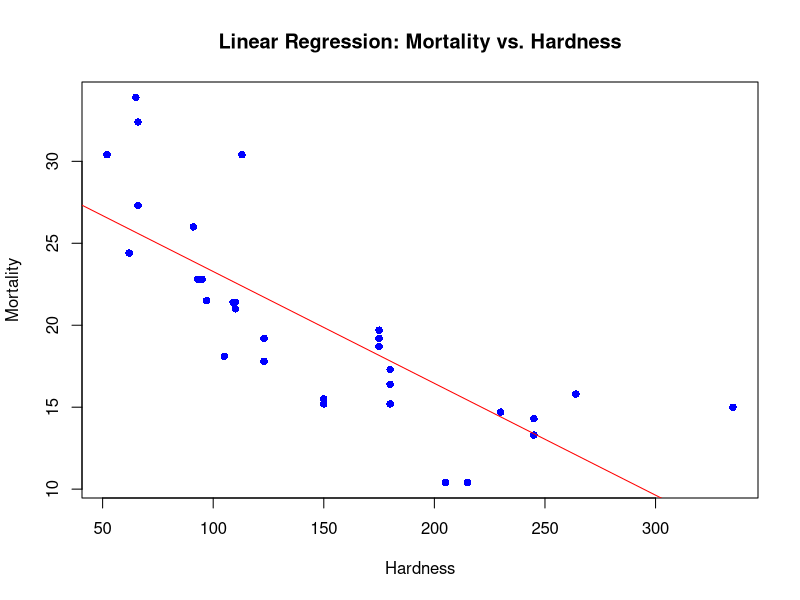

Write the R code that produced this figure.
#192210682 Niranjan R
data(mtcars)
mortality <- mtcars$mpg
hardness <- mtcars$hp
plot(hardness, mortality, main = "Linear Regression: Mortality vs. Hardness",
     xlab = "Hardness", ylab = "Mortality", pch = 16, col = "blue")
linear_model <- lm(mortality ~ hardness)
abline(linear_model, col = "red")
new_data <- data.frame(hardness = 88)
predicted_mortality <- predict(linear_model, newdata = new_data)
